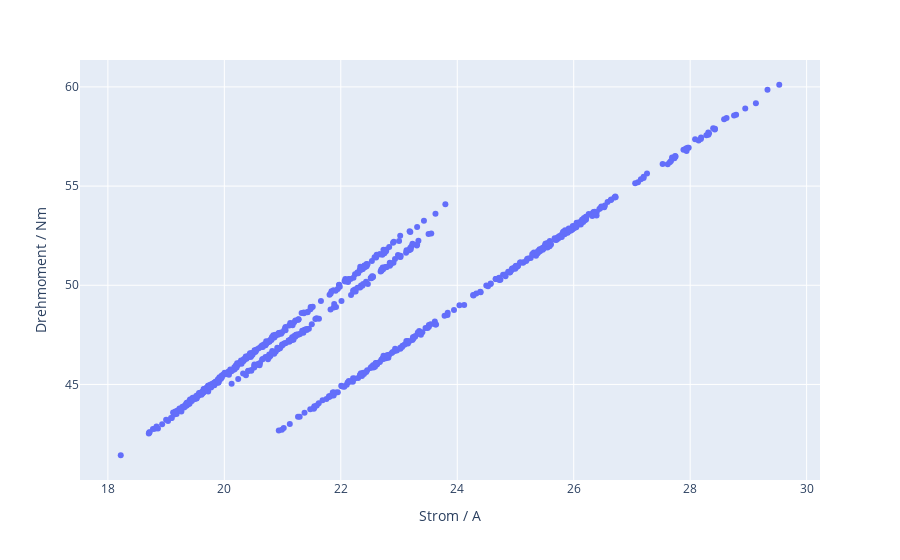

Notebook cell for this chart:
### Markdown cell above
### Zusammenhang von Merkmalen

Nachdem wir nun einen Explorationsdatensatz erstellt haben, können wir uns den Zusammenhang von Merkmalen für diesen Datensatz anschauen. Hierzu erstellen wir ein [Streudiagramm](https://plotly.github.io/plotly.py-docs/generated/plotly.express.scatter.html), zum Beispiel für die Stromaufnahme in Ampere und das Drehmoment in Newtonmeter:

### Code cell
exploration_data.plot(kind="scatter", x="Strom / A", y="Drehmoment / Nm")

### Figure 1 — Plotly figure (JSON) as saved in the notebook; plotly's stock layout.template omitted (floating-point values rounded to 4 significant figures; data arrays with more than 128 entries replaced by an {"elided": "..."} marker saying what was removed)
{"data": [{"hovertemplate": "Strom / A=%{x}<br>Drehmoment / Nm=%{y}<extra></extra>", "legendgroup": "", "marker": {"color": "#636efa", "symbol": "circle"}, "mode": "markers", "name": "", "orientation": "v", "showlegend": false, "type": "scatter", "x": {"elided": "750 float values"}, "xaxis": "x", "y": {"elided": "750 float values"}, "yaxis": "y"}], "layout": {"legend": {"tracegroupgap": 0}, "margin": {"t": 60}, "xaxis": {"anchor": "y", "domain": [0, 1], "title": {"text": "Strom / A"}}, "yaxis": {"anchor": "x", "domain": [0, 1], "title": {"text": "Drehmoment / Nm"}}}}
